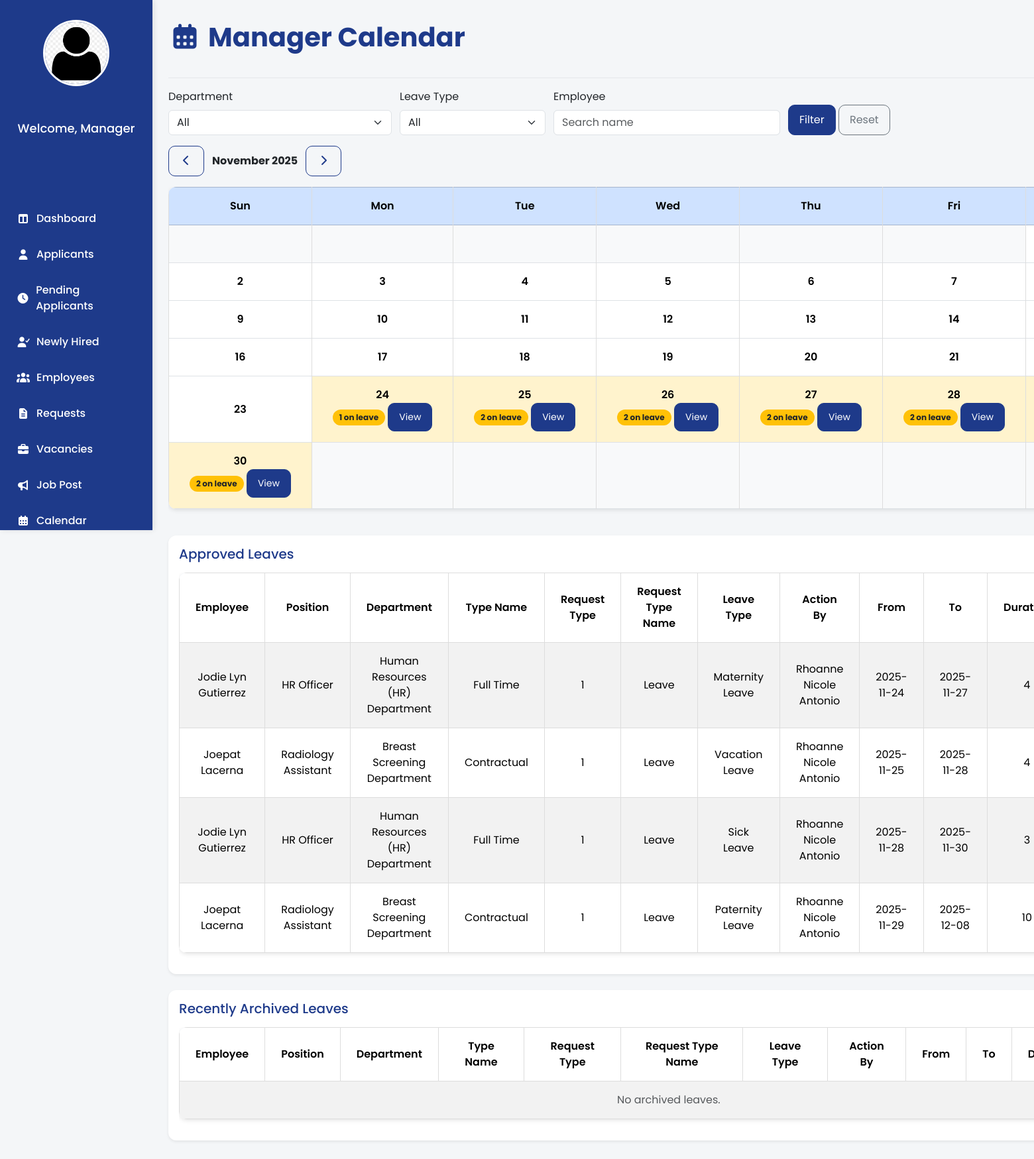
Before: /Manager_Calendar.php with the older database file.
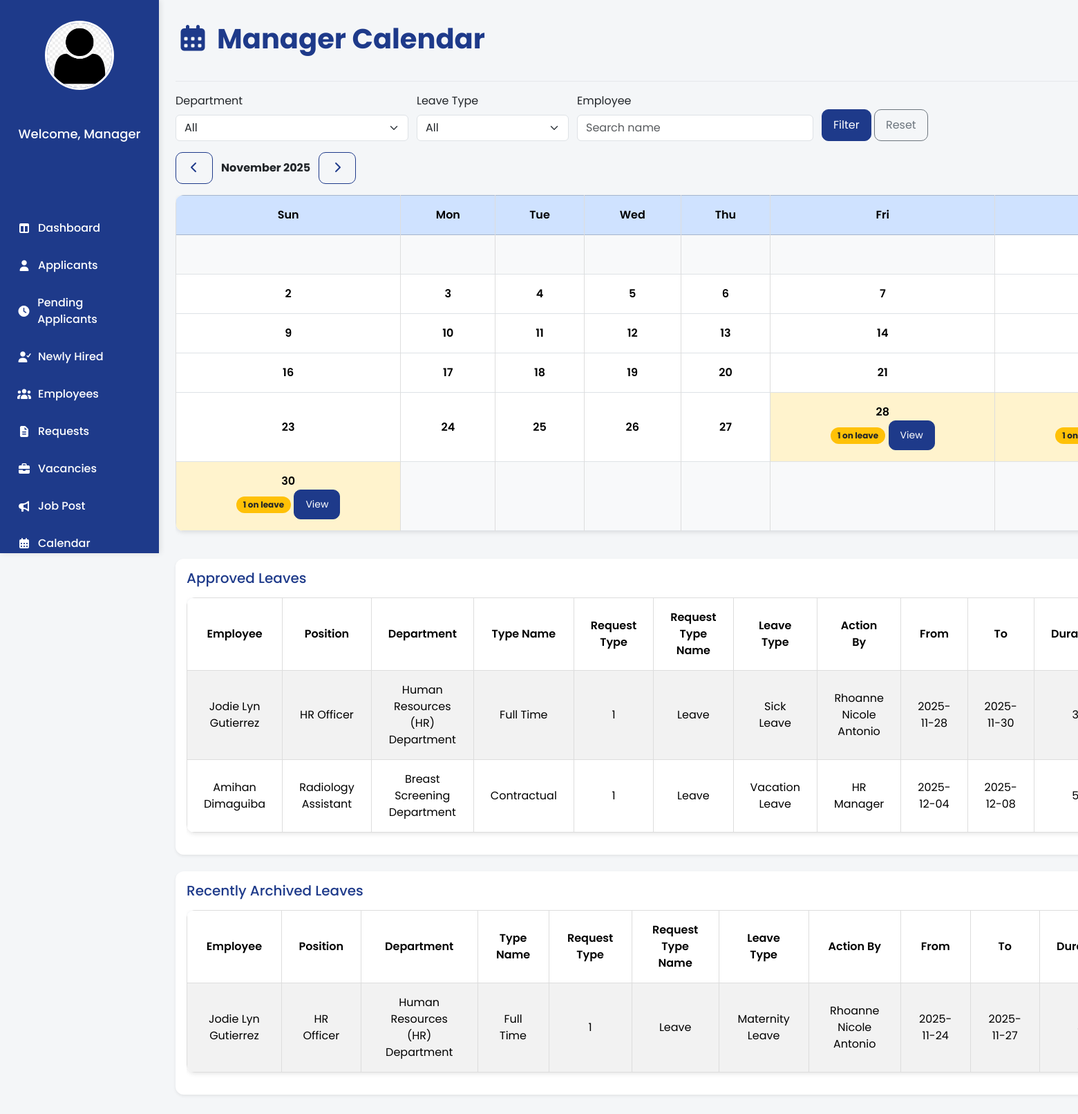
After: the same page with the newer database file.
### tables this page shows
CREATE TABLE `leave_request` (
  `request_id` int(11) NOT NULL,
  `empID` varchar(100) NOT NULL,
  `fullname` varchar(150) DEFAULT NULL,
  `department` varchar(100) DEFAULT NULL,
  `position` varchar(100) DEFAULT NULL,
  `type_name` varchar(50) DEFAULT NULL,
  `email_address` varchar(150) DEFAULT NULL,
  `e_signature` varchar(255) DEFAULT NULL,
  `request_type_id` int(11) NOT NULL,
  `request_type_name` varchar(100) DEFAULT NULL,
  `reason` text DEFAULT NULL,
  `status` varchar(50) NOT NULL DEFAULT 'Pending',
  `action_by` varchar(100) DEFAULT NULL,
  `requested_at` datetime NOT NULL DEFAULT current_timestamp(),
  `leave_type_id` int(11) DEFAULT NULL,
  `pay_category_id` int(11) DEFAULT NULL,
  `leave_type_name` varchar(100) DEFAULT NULL,
  `from_date` date DEFAULT NULL,
  `to_date` date DEFAULT NULL,
  `duration` int(11) DEFAULT NULL
);

CREATE TABLE `leave_request_archive` (
  `request_id` int(11) NOT NULL,
  `empID` varchar(100) NOT NULL,
  `fullname` varchar(150) DEFAULT NULL,
  `department` varchar(100) DEFAULT NULL,
  `position` varchar(100) DEFAULT NULL,
  `type_name` varchar(50) DEFAULT NULL,
  `email_address` varchar(150) DEFAULT NULL,
  `e_signature` varchar(255) DEFAULT NULL,
  `request_type_id` int(11) NOT NULL,
  `request_type_name` varchar(100) DEFAULT NULL,
  `reason` text DEFAULT NULL,
  `status` varchar(50) NOT NULL DEFAULT 'Pending',
  `action_by` varchar(100) DEFAULT NULL,
  `requested_at` datetime NOT NULL DEFAULT current_timestamp(),
  `leave_type_id` int(11) DEFAULT NULL,
  `pay_category_id` int(11) DEFAULT NULL,
  `leave_type_name` varchar(100) DEFAULT NULL,
  `from_date` date DEFAULT NULL,
  `to_date` date DEFAULT NULL,
  `duration` int(11) DEFAULT NULL
);

### Manager_Calendar.php (the view, shortened to what the rows shown need)
<?php
require 'admin/db.connect.php';
$archTbl = $conn->query("SHOW TABLES LIKE 'leave_request_archive'");
$hasArchive = ($archTbl && $archTbl->num_rows > 0);
if ($hasArchive) {
  $conn->query("INSERT INTO leave_request_archive SELECT * FROM leave_request WHERE status = 'Approved' AND to_date < CURDATE()");
  $conn->query("DELETE FROM leave_request WHERE status = 'Approved' AND to_date < CURDATE()");
}
$leaves = [];
$stmt = $conn->prepare("SELECT empID, fullname, department, position, type_name, request_type_id, request_type_name, leave_type_name, action_by, from_date, to_date, duration FROM leave_request WHERE status = 'Approved' ORDER BY from_date ASC");
$stmt->execute();
$res = $stmt->get_result();
while ($row = $res->fetch_assoc()) { $leaves[] = $row; }
$filterDept = isset($_GET['dept']) ? $_GET['dept'] : '';
$filterType = isset($_GET['ltype']) ? $_GET['ltype'] : '';
$filterName = isset($_GET['q']) ? $_GET['q'] : '';
$archives = [];
if ($hasArchive) {
  $aq = $conn->query("SELECT empID, fullname, department, position, type_name, request_type_id, request_type_name, leave_type_name, action_by, from_date, to_date, duration FROM leave_request_archive ORDER BY to_date DESC LIMIT 200");
  if ($aq) { while ($r = $aq->fetch_assoc()) { $archives[] = $r; } }
}
$displayLeaves = array_values(array_filter($leaves, function($lv) use ($filterDept, $filterType, $filterName) {
  if ($filterDept !== '' && $lv['department'] !== $filterDept) return false;
  if ($filterType !== '' && $lv['leave_type_name'] !== $filterType) return false;
  if ($filterName !== '' && stripos($lv['fullname'], $filterName) === false) return false;
  return true;
}));
$displayArchives = array_values(array_filter($archives, function($lv) use ($filterDept, $filterType, $filterName) {
  if ($filterDept !== '' && $lv['department'] !== $filterDept) return false;
  if ($filterType !== '' && $lv['leave_type_name'] !== $filterType) return false;
  if ($filterName !== '' && stripos($lv['fullname'], $filterName) === false) return false;
  return true;
}));
?>
<!DOCTYPE html>
<html lang="en">
<head>
  <link href="https://cdn.jsdelivr.net/npm/bootstrap@5.3.3/dist/css/bootstrap.min.css" rel="stylesheet">
  <link rel="stylesheet" href="https://cdnjs.cloudflare.com/ajax/libs/font-awesome/7.0.1/css/all.min.css">
  <link rel="stylesheet" href="manager-sidebar.css">
</head>
<body>
  <div class="main-content">
    <div class="main-content-header">
      <h1><i class="fa-solid fa-calendar-days"></i> Manager Calendar</h1>
    </div>
    <div class="table-responsive">
      <table class="table table-bordered align-middle text-center">
        <thead class="table-primary">
          <tr>
            <th>Sun</th>
            <th>Mon</th>
            <th>Tue</th>
            <th>Wed</th>
            <th>Thu</th>
            <th>Fri</th>
            <th>Sat</th>
          </tr>
        </thead>
      </table>
    </div>
    <div class="card shadow-sm p-3 mt-4">
      <div class="table-responsive">
        <table class="table table-striped align-middle">
          <thead>
            <tr>
              <th>Employee</th>
              <th>Position</th>
              <th>Department</th>
              <th>Type Name</th>
              <th>Request Type</th>
              <th>Request Type Name</th>
              <th>Leave Type</th>
              <th>Action By</th>
              <th>From</th>
              <th>To</th>
              <th>Duration</th>
            </tr>
          </thead>
          <tbody>
            <?php foreach ($displayLeaves as $lv): ?>
              <?php
                $from = $lv['from_date'];
                $to = $lv['to_date'];
              ?>
              <tr>
                <td><?= htmlspecialchars($lv['fullname']) ?></td>
                <td><?= htmlspecialchars($lv['position']) ?></td>
                <td><?= htmlspecialchars($lv['department']) ?></td>
                <td><?= htmlspecialchars($lv['type_name'] ?? 'N/A') ?></td>
                <td><?= (int)($lv['request_type_id'] ?? 0) ?></td>
                <td><?= htmlspecialchars($lv['request_type_name'] ?? 'N/A') ?></td>
                <td><?= htmlspecialchars($lv['leave_type_name'] ?? 'N/A') ?></td>
                <td><?= htmlspecialchars($lv['action_by'] ?? 'N/A') ?></td>
                <td><?= htmlspecialchars($from ?? 'N/A') ?></td>
                <td><?= htmlspecialchars($to ?? 'N/A') ?></td>
                <td><?= htmlspecialchars($lv['duration'] ?? 'N/A') ?></td>
              </tr>
            <?php endforeach; ?>
          </tbody>
        </table>
      </div>
    </div>
    <?php if ($hasArchive): ?>
      <div class="card shadow-sm p-3 mt-4">
        <div class="table-responsive">
          <table class="table table-striped align-middle">
            <thead>
              <tr>
                <th>Employee</th>
                <th>Position</th>
                <th>Department</th>
                <th>Type Name</th>
                <th>Request Type</th>
                <th>Request Type Name</th>
                <th>Leave Type</th>
                <th>Action By</th>
                <th>From</th>
                <th>To</th>
                <th>Duration</th>
              </tr>
            </thead>
            <tbody>
              <?php if (!empty($displayArchives)): foreach ($displayArchives as $lv): ?>
                <tr>
                  <td><?= htmlspecialchars($lv['fullname']) ?></td>
                  <td><?= htmlspecialchars($lv['position']) ?></td>
                  <td><?= htmlspecialchars($lv['department']) ?></td>
                  <td><?= htmlspecialchars($lv['type_name'] ?? 'N/A') ?></td>
                  <td><?= (int)($lv['request_type_id'] ?? 0) ?></td>
                  <td><?= htmlspecialchars($lv['request_type_name'] ?? 'N/A') ?></td>
                  <td><?= htmlspecialchars($lv['leave_type_name'] ?? 'N/A') ?></td>
                  <td><?= htmlspecialchars($lv['action_by'] ?? 'N/A') ?></td>
                  <td><?= htmlspecialchars($lv['from_date'] ?? 'N/A') ?></td>
                  <td><?= htmlspecialchars($lv['to_date'] ?? 'N/A') ?></td>
                  <td><?= htmlspecialchars($lv['duration'] ?? 'N/A') ?></td>
                </tr>
              <?php endforeach; else: ?>
                <tr><td colspan="12" class="text-muted">No archived leaves.</td></tr>
              <?php endif; ?>
            </tbody>
          </table>
        </div>
      </div>
    <?php endif; ?>
  </div>
</body>
</html>

Changed rows visible on the page:
removed leave_request: fullname "Jodie Lyn Gutierrez", position "HR Officer", department "Human Resources (HR) Department", type_name "Full Time", request_type "1", request_type_name "Leave", leave_type_name "Maternity Leave", action_by "Rhoanne Nicole Antonio", from_date "2025-11-24", to_date "2025-11-27", duration "4"
removed leave_request: fullname "Joepat Lacerna", position "Radiology Assistant", department "Breast Screening Department", type_name "Contractual", request_type "1", request_type_name "Leave", leave_type_name "Vacation Leave", action_by "Rhoanne Nicole Antonio", from_date "2025-11-25", to_date "2025-11-28", duration "4"
removed leave_request: fullname "Joepat Lacerna", position "Radiology Assistant", department "Breast Screening Department", type_name "Contractual", request_type "1", request_type_name "Leave", leave_type_name "Paternity Leave", action_by "Rhoanne Nicole Antonio", from_date "2025-11-29", to_date "2025-12-08", duration "10"
added leave_request: fullname "Amihan Dimaguiba", position "Radiology Assistant", department "Breast Screening Department", type_name "Contractual", request_type "1", request_type_name "Leave", leave_type_name "Vacation Leave", action_by "HR Manager", from_date "2025-12-04", to_date "2025-12-08", duration "5"
added leave_request_archive: fullname "Jodie Lyn Gutierrez", position "HR Officer", department "Human Resources (HR) Department", type_name "Full Time", request_type "1", request_type_name "Leave", leave_type_name "Maternity Leave", action_by "Rhoanne Nicole Antonio", from_date "2025-11-24", to_date "2025-11-27"
Other visible differences:
list line gone: "25 2 on leave View 26 2 on leave View 27 2 on leave View 28 2 on leave View"
new list line: "24 25 26 27 1 on…"
list line gone: "30 2 on leave View"
new list line: "30 1 on leave View"
text no longer shown: "No archived leaves."
